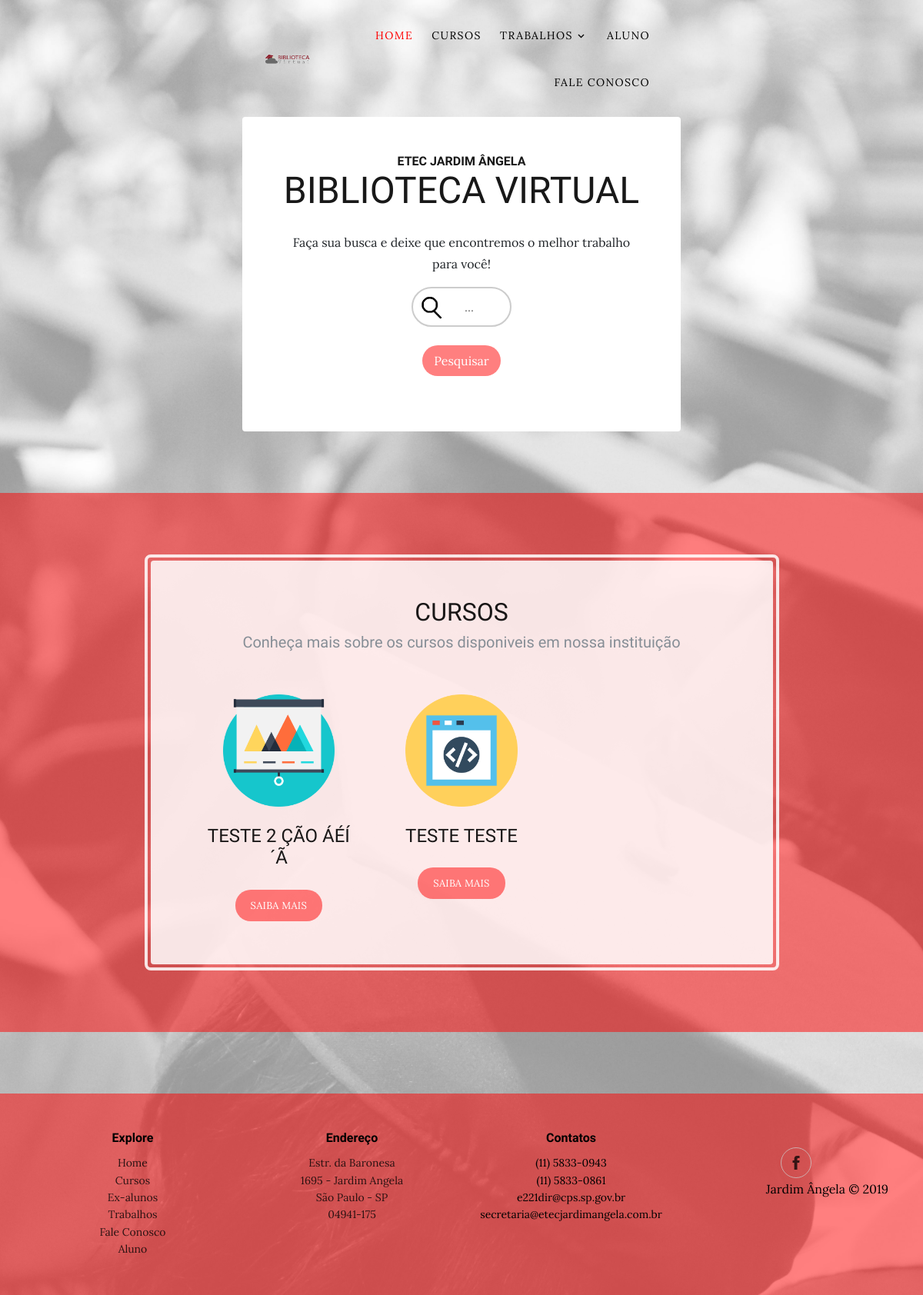
The page / on the database its author committed.
### tables this page shows
CREATE TABLE `tb_curso` (
  `id_curso` int(11) NOT NULL,
  `titulo_curso` varchar(45) NOT NULL,
  `descricao_curso` text NOT NULL,
  `imagem_curso` varchar(100) NOT NULL,
  `status_curso` enum('ATIVO','INATIVO','EXCLUIDO') NOT NULL DEFAULT 'ATIVO'
);

### Site/listarCursos.php (called while the page is built, shortened)
<?php
function listarCursos(){
    $conn = conexao();
    $select = $conn->prepare("SELECT * FROM tb_curso WHERE status_curso = 'ATIVO' ORDER BY titulo_curso  ");
    $select->execute();
    $all_cursos = $select->fetchAll(PDO::FETCH_OBJ);
    return $all_cursos;
}
?>

### index.php (the view, shortened to what this page needs)
<!DOCTYPE html>
<html>
<head>
    <link rel="stylesheet" href="assets/bootstrap/css/bootstrap.min.css">
	<link rel="stylesheet" href="assets/bootstrap/css/style.css">
    <link rel="stylesheet" href="assets/fonts/ionicons.min.css">
	<link rel="stylesheet" href="assets/fonts/icomoon/style.css">
</head>
<body style="background-image:url('assets/img/fundo-alunos.jpg');">
	<div class="site-wrap">
    <header class="site-navbar py-3" role="banner" class="img-fluid">
      <div class="container" id="nav">
        <div class="row align-items-center">
          <div class="col-11 col-xl-2">
            <img src="assets/img/logo.png" alt="" class="img-fluid">
          </div>
          <div class="col-12 col-md-10 d-none d-xl-block">
            <nav class="site-navigation position-relative text-right" role="navigation">
              <ul class="site-menu js-clone-nav mx-auto d-none d-lg-block">
                <li class="active"><a href="index.php">Home</a></li>
                <li><a href="cursos.php">Cursos</a></li>
                <li class="has-children">
                  <a href="trabalho.php?curso=1">Trabalhos</a>
                </li>
                <li><a href="aluno.php">Aluno</a></li>
                <li><a href="fale_conosco.php">Fale Conosco</a></li>
              </ul>
            </nav>
          </div>
          </div>
        </div>
      </div>
    <section class="page-section clearfix">
        <div class="container col-md-6">
			<form method="post" id="form-pesquisa" action="trabalho.php">
                <div class="intro-text left-0 text-centerfaded p-5 rounded bg-faded text-center">
                    <h2 class="section-heading mb-4"><span class="section-heading-upper">Etec Jardim Ângela</span><span class="section-heading-lower">Biblioteca Virtual</span></h2>
                    <p class="mb-3">Faça sua busca e deixe que encontremos o melhor trabalho para você!</p>
						<input type="text" name="curso" placeholder="..." id="inputBusca"></br></br>
						<input type="submit" name="botaoPesquisar" value="Pesquisar" id="botaoPesquisar"></br></br>
                </div>
			</form>
        </div>
    </section>
    <section class="page-section cta">
        <div class="container">
            <div class="row">
                <div class="col-xl-9 mx-auto">
                    <div class="cta-inner text-center rounded">
                        <section id="services">
                            <div class="container">
                                <div class="row">
                                    <div class="col-lg-12 text-center">
                                        <h2 class="text-uppercase section-heading">Cursos</h2>
                                        <h5 class="text-muted section-subheading">Conheça mais sobre os cursos disponiveis em nossa instituição</h5>
                                    </div>
                                </div>
                                <div class="row text-center">
									<?php
                                    require_once 'Site/listarCursos.php';
                                    $all_cursos = listarCursos();
                                    foreach ($all_cursos as $cursos) {
                                    ?>
                                    <div class="col-md-4"><span class="fa-stack fa-4x"></span>
                                        <div class="img">
                                            <img src="_img_cursos/<?php echo $cursos->imagem_curso ;?>" alt="" class="ajuste">
                                        </div></br>
                                        <h4 class="section-heading"><?php echo $cursos->titulo_curso ;?></h4></br>
                                        <p><a href="#" class="main-button">Saiba Mais</a></p>
                                    </div>
                                    <?php }?>
								</div>
							</div>
                        </section>
                    </div>
                </div>
            </div>
        </div>
    </section>
    <footer class="footer text-faded text-center py-5 footer-clean">
        <div class="container">
                <div class="row justify-content-center">
                    <div class="col-sm-4 col-md-3 item">
                        <h3>Explore</h3>
                        <ul>
                            <li><a href="#">Home</a></li>
							<li><a href="#">Cursos</a></li>
							<li><a href="#">Ex-alunos</a></li>
                            <li><a href="#">Trabalhos</a></li>
                            <li><a href="#">Fale Conosco</a></li>
                            <li><a href="#">Aluno</a></li>
                        </ul>
                    </div>
                    <div class="col-sm-4 col-md-3 item">
                        <h3>Endereço</h3>
                        <ul><a href="https://maps.google.com.br/maps?q=etec+jardim+angela&um=1&ie=UTF-8&sa=X&ved=0ahUKEwjBvarS3pLkAhXuLLkGHc7XB4wQ_AUIESgB" target="blank" >
                            <li>Estr. da Baronesa<br/>
                            1695 - Jardim Angela<br/>
                            São Paulo - SP<br/>
                            04941-175</li>
                            </a>
                        </ul>
                    </div>
                    <div class="col-sm-4 col-md-3 item">
                        <h3>Contatos</h3>
                        <ul>
                            <li>(11) 5833-0943</li>
                            <li>(11) 5833-0861</li>
                            <li>e221dir@cps.sp.gov.br</li>
                            <li>secretaria@etecjardimangela.com.br</li>
                        </ul>
                    </div>
                    <div class="col-lg-3 item social"><a href="https://pt-br.facebook.com/etecjdangela"><i class="icon ion-social-facebook"></i></a>
                        <p class="copyright">Jardim Ângela © 2019</p>
                    </div>
                </div>
            </div>
    </footer>
</body>
</html>

### rows shown on the page
tb_curso: imagem_curso (picture), titulo_curso "TESTE 2 ÇÃO ÁÉÍ´Ã"
tb_curso: imagem_curso (picture), titulo_curso "TESTE TESTE"
